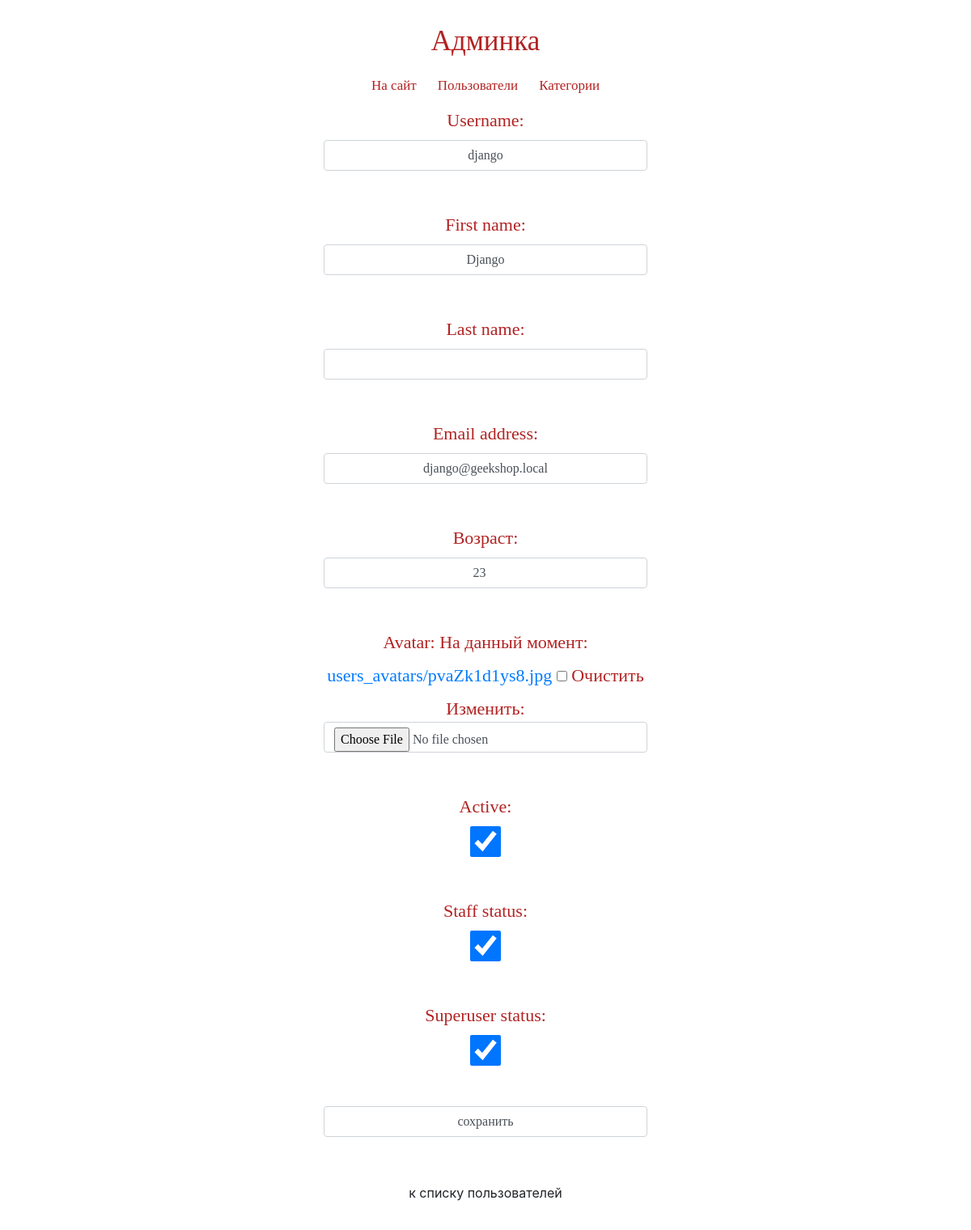
The page /myadmin/user/update/1/ on the database its author committed.
### authapp/models.py (models this page shows, shortened)
class ShopUser(AbstractUser):
    avatar = models.ImageField(upload_to='users_avatars', blank=True)
    age = models.PositiveSmallIntegerField(verbose_name='возраст', default = 18)
    activation_key = models.CharField(max_length=128, blank=True)
    activation_key_expires = models.DateTimeField(default=get_now)

### adminapp/views.py (the view)
# urls.py: re_path('^user/update/(?P<pk>\d+)/$', adminapp.user_update, name='user_update'),
def user_update(request, pk):
    edit_user = get_object_or_404(ShopUser, pk=pk)
    if request.method == 'POST':
        form = AdminShopUserChangeForm(request.POST, request.FILES, instance=edit_user)
        if form.is_valid():
            form.save()
            return HttpResponseRedirect(reverse('admin:user_update',
                                                kwargs={
                                                    'pk': edit_user.pk,
                                                }))
    else:
        form = AdminShopUserChangeForm(instance=edit_user)
    content = {
        'title': 'пользователи/редактирование',
        'form': form
    }
    return render(request, 'adminapp/user_update.html', content)

### adminapp/forms.py (shortened to what this page needs)
class AdminShopUserChangeForm(UserChangeForm):
    class Meta:
        model = ShopUser
        fields = ('username', 'first_name', 'last_name', 'password', 'email',
                  'age', 'avatar', 'is_active', 'is_staff', 'is_superuser')
    def __init__(self, *args, **kwargs):
        super().__init__(*args, **kwargs)
        for field_name, field in self.fields.items():
            field.widget.attrs['class'] = 'form-control'
            field.help_text = ''
            if field_name == 'password':
                field.widget = forms.HiddenInput()

### mainapp/context_processors.py (called while the page is built)
def basket(request):
    basket = []
    if request.user.is_authenticated:
        basket = request.user.basket_set.all().order_by('product__category')
    return {
        'basket': basket,
    }

### adminapp/templates/adminapp/user_update.html (shortened to what this page needs)
{% extends 'adminapp/base.html' %}
{% load static %}
{% block container %}
    <div class="login, admin">
        <form class="form-horizontal" method="post" enctype="multipart/form-data">
            {{ form.as_p }}
            <input class="form-control" type="submit" value="сохранить">
        </form>
        <a href="{% url 'admin:index' %}" class="btn btn-round form-control last">
            к списку пользователей
        </a>
    </div>
{% endblock %}

### static/css/stil.css (style rules this page uses)
* { margin: 0; padding: 0; }
html, body { height: 100%; }
.form-control { width: 370px; text-align: center; margin-bottom: 50px; display: block; text-decoration: none; color: #cfb4b4; padding: 10px 13px; }
.form-horizontal { color: #B22222; font-family: 'Cormorant SC', serif; font-size: 22px; }
.admin { margin: 0 auto; width: 400px; text-align: center; }

### rows shown on the page
ShopUser: username "django", first_name "Django", email "django@geekshop.local", age "23", is_active "☑", is_staff "☑", is_superuser "☑"
